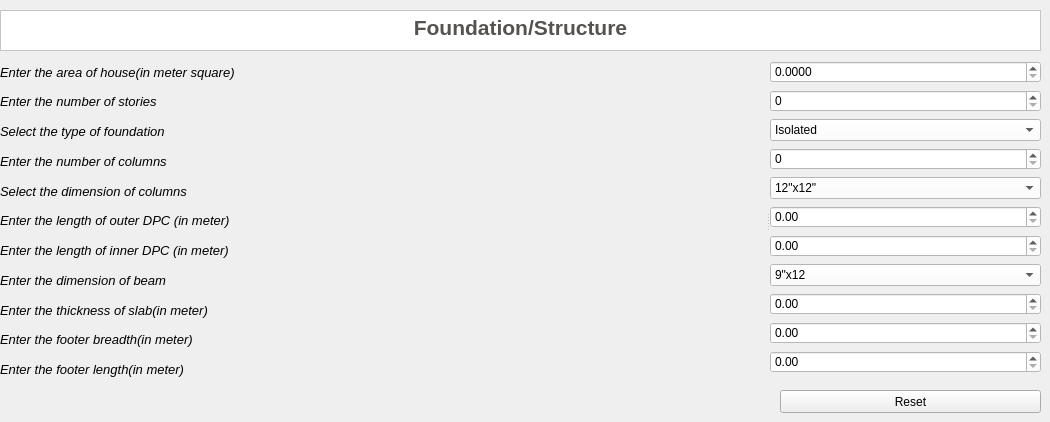
    <widget class="QWidget" name="page_2">
     <widget class="QTextBrowser" name="TBF">
      <property name="geometry">
       <rect>
        <x>0</x>
        <y>10</y>
        <width>1041</width>
        <height>41</height>
       </rect>
      </property>
      <property name="styleSheet">
       <string notr="true">background-color:rgb(255, 255, 255)</string>
      </property>
      <property name="html">
       <string>&lt;!DOCTYPE HTML PUBLIC &quot;-//W3C//DTD HTML 4.0//EN&quot; &quot;http://www.w3.org/TR/REC-html40/strict.dtd&quot;&gt;
&lt;html&gt;&lt;head&gt;&lt;meta name=&quot;qrichtext&quot; content=&quot;1&quot; /&gt;&lt;style type=&quot;text/css&quot;&gt;
p, li { white-space: pre-wrap; }
&lt;/style&gt;&lt;/head&gt;&lt;body style=&quot; font-family:'MS Shell Dlg 2'; font-size:7.8pt; font-weight:400; font-style:normal;&quot;&gt;
&lt;p align=&quot;center&quot; style=&quot; margin-top:0px; margin-bottom:0px; margin-left:0px; margin-right:0px; -qt-block-indent:0; text-indent:0px;&quot;&gt;&lt;span style=&quot; font-size:16pt; font-weight:600; color:#55524f;&quot;&gt;Foundation/Structure&lt;/span&gt;&lt;/p&gt;&lt;/body&gt;&lt;/html&gt;</string>
      </property>
     </widget>
     <widget class="QSplitter" name="splitter">
      <property name="geometry">
       <rect>
        <x>0</x>
        <y>60</y>
        <width>1041</width>
        <height>321</height>
       </rect>
      </property>
      <property name="orientation">
       <enum>Qt::Horizontal</enum>
      </property>
      <widget class="QWidget" name="layoutWidget">
       <layout class="QVBoxLayout" name="verticalLayout">
        <item>
         <widget class="QLabel" name="LHA">
          <property name="font">
           <font>
            <pointsize>10</pointsize>
            <italic>true</italic>
           </font>
          </property>
          <property name="text">
           <string>Enter the area of house(in meter square)</string>
          </property>
         </widget>
        </item>
        <item>
         <widget class="QLabel" name="LNS">
          <property name="minimumSize">
           <size>
            <width>251</width>
            <height>21</height>
           </size>
          </property>
          <property name="font">
           <font>
            <pointsize>10</pointsize>
            <italic>true</italic>
           </font>
          </property>
          <property name="text">
           <string>Enter the number of stories</string>
          </property>
         </widget>
        </item>
        <item>
         <widget class="QLabel" name="LFT">
          <property name="minimumSize">
           <size>
            <width>251</width>
            <height>21</height>
           </size>
          </property>
          <property name="font">
           <font>
            <pointsize>10</pointsize>
            <italic>true</italic>
           </font>
          </property>
          <property name="text">
           <string>Select the type of foundation</string>
          </property>
         </widget>
        </item>
        <item>
         <widget class="QLabel" name="LNC">
          <property name="minimumSize">
           <size>
            <width>251</width>
            <height>21</height>
           </size>
          </property>
          <property name="font">
           <font>
            <pointsize>10</pointsize>
            <italic>true</italic>
           </font>
          </property>
          <property name="text">
           <string>Enter the number of columns</string>
          </property>
         </widget>
        </item>
        <item>
         <widget class="QLabel" name="LDC">
          <property name="minimumSize">
           <size>
            <width>251</width>
            <height>21</height>
           </size>
          </property>
          <property name="font">
           <font>
            <pointsize>10</pointsize>
            <italic>true</italic>
           </font>
          </property>
          <property name="text">
           <string>Select the dimension of columns</string>
          </property>
         </widget>
        </item>
        <item>
         <widget class="QLabel" name="LODL">
          <property name="minimumSize">
           <size>
            <width>251</width>
            <height>21</height>
           </size>
          </property>
          <property name="font">
           <font>
            <pointsize>10</pointsize>
            <italic>true</italic>
           </font>
          </property>
          <property name="text">
           <string>Enter the length of outer DPC (in meter)</string>
          </property>
         </widget>
        </item>
        <item>
         <widget class="QLabel" name="LOID">
          <property name="minimumSize">
           <size>
            <width>251</width>
            <height>21</height>
           </size>
          </property>
          <property name="font">
           <font>
            <pointsize>10</pointsize>
            <italic>true</italic>
           </font>
          </property>
          <property name="text">
           <string>Enter the length of inner DPC (in meter)</string>
          </property>
         </widget>
        </item>
        <item>
         <widget class="QLabel" name="label_4">
          <property name="minimumSize">
           <size>
            <width>231</width>
            <height>16</height>
           </size>
          </property>
          <property name="font">
           <font>
            <pointsize>10</pointsize>
            <italic>true</italic>
           </font>
          </property>
          <property name="text">
           <string>Enter the dimension of beam</string>
          </property>
          <property name="textFormat">
           <enum>Qt::AutoText</enum>
          </property>
         </widget>
        </item>
        <item>
         <widget class="QLabel" name="LOID_2">
          <property name="minimumSize">
           <size>
            <width>251</width>
            <height>21</height>
           </size>
          </property>
          <property name="font">
           <font>
            <pointsize>10</pointsize>
            <italic>true</italic>
           </font>
          </property>
          <property name="text">
           <string>Enter the thickness of slab(in meter)</string>
          </property>
         </widget>
        </item>
        <item>
         <widget class="QLabel" name="label_39">
          <property name="font">
           <font>
            <pointsize>10</pointsize>
            <italic>true</italic>
           </font>
          </property>
          <property name="text">
           <string>Enter the footer breadth(in meter)</string>
          </property>
         </widget>
        </item>
        <item>
         <widget class="QLabel" name="label_38">
          <property name="font">
           <font>
            <pointsize>10</pointsize>
            <italic>true</italic>
           </font>
          </property>
          <property name="text">
           <string>Enter the footer length(in meter)</string>
          </property>
         </widget>
        </item>
       </layout>
      </widget>
      <widget class="QWidget" name="layoutWidget">
       <layout class="QVBoxLayout" name="verticalLayout_2">
        <item>
         <widget class="QDoubleSpinBox" name="DSA">
          <property name="styleSheet">
           <string notr="true">background-color:rgb(255, 255, 255)</string>
          </property>
          <property name="decimals">
           <number>4</number>
          </property>
          <property name="maximum">
           <double>999.899999999999977</double>
          </property>
         </widget>
        </item>
        <item>
         <widget class="QSpinBox" name="SBNS">
          <property name="minimumSize">
           <size>
            <width>71</width>
            <height>22</height>
           </size>
          </property>
          <property name="styleSheet">
           <string notr="true">background-color:rgb(255, 255, 255)</string>
          </property>
         </widget>
        </item>
        <item>
         <widget class="QComboBox" name="CBFT">
          <property name="styleSheet">
           <string notr="true">background-color:rgb(255, 255, 255)</string>
          </property>
          <item>
           <property name="text">
            <string>Isolated</string>
           </property>
           <property name="icon">
            <iconset theme="yes">
             <normaloff>.</normaloff>.</iconset>
           </property>
          </item>
          <item>
           <property name="text">
            <string>Combined</string>
           </property>
          </item>
          <item>
           <property name="text">
            <string>Continious</string>
           </property>
          </item>
         </widget>
        </item>
        <item>
         <widget class="QSpinBox" name="SBNC_2">
          <property name="minimumSize">
           <size>
            <width>71</width>
            <height>22</height>
           </size>
          </property>
          <property name="styleSheet">
           <string notr="true">background-color:rgb(255, 255, 255)</string>
          </property>
         </widget>
        </item>
        <item>
         <widget class="QComboBox" name="CBDC">
          <property name="styleSheet">
           <string notr="true">background-color:rgb(255, 255, 255)</string>
          </property>
          <item>
           <property name="text">
            <string>12&quot;x12&quot;</string>
           </property>
          </item>
          <item>
           <property name="text">
            <string>9&quot;x9&quot;</string>
           </property>
          </item>
         </widget>
        </item>
        <item>
         <widget class="QDoubleSpinBox" name="DSLOD">
          <property name="styleSheet">
           <string notr="true">background-color:rgb(255, 255, 255)</string>
          </property>
         </widget>
        </item>
        <item>
         <widget class="QDoubleSpinBox" name="DSLID">
          <property name="styleSheet">
           <string notr="true">background-color:rgb(255,255,255)</string>
          </property>
         </widget>
        </item>
        <item>
         <widget class="QComboBox" name="DSDB">
          <property name="styleSheet">
           <string notr="true">background-color:rgb(255, 255, 255)</string>
          </property>
          <property name="currentText">
           <string>9&quot;x12</string>
          </property>
          <item>
           <property name="text">
            <string>9&quot;x12</string>
           </property>
          </item>
          <item>
           <property name="text">
            <string>12&quot;x12&quot;</string>
           </property>
          </item>
         </widget>
        </item>
        <item>
         <widget class="QDoubleSpinBox" name="DSTS">
          <property name="styleSheet">
           <string notr="true">background-color:rgb(255,255,255)</string>
          </property>
          <property name="singleStep">
           <double>0.001000000000000</double>
          </property>
         </widget>
        </item>
        <item>
         <widget class="QDoubleSpinBox" name="FTB">
          <property name="styleSheet">
           <string notr="true">background-color:rgb(255,255,255)</string>
          </property>
          <property name="singleStep">
           <double>0.001000000000000</double>
          </property>
         </widget>
        </item>
        <item>
         <widget class="QDoubleSpinBox" name="FTL">
          <property name="styleSheet">
           <string notr="true">background-color:rgb(255,255,255)</string>
          </property>
         </widget>
        </item>
       </layout>
      </widget>
     </widget>
     <widget class="QPushButton" name="pushButton_14">
      <property name="geometry">
       <rect>
        <x>780</x>
        <y>390</y>
        <width>261</width>
        <height>23</height>
       </rect>
      </property>
      <property name="text">
       <string>Reset</string>
      </property>
     </widget>
    </widget>
